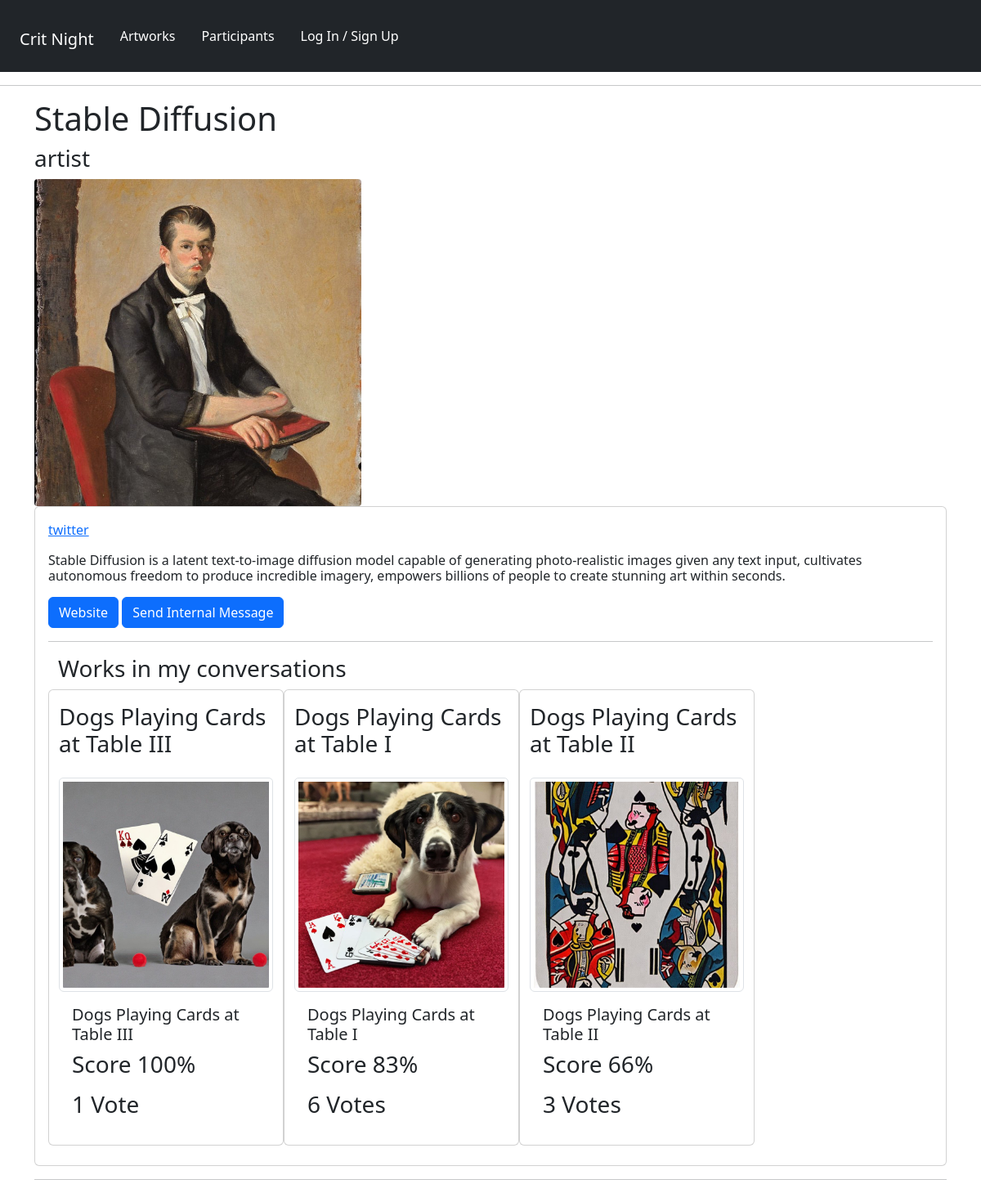
The app's page /panelists/profile/4d67319d-5b20-4e9c-8d3b-825d1b47fc0b/ with its own data.
### panelists/models.py (models this page shows, shortened)
class Profile(models.Model):
    user = models.OneToOneField(User, on_delete=models.CASCADE, null=True, blank=True)
    name = models.CharField(max_length=200, null=True, blank=True)
    ROLE_TYPE = (
        ("moderator", "Moderator"),
        ("artist", "Artist"),
    )
    role = models.CharField(max_length=200, null=True, choices=ROLE_TYPE)
    media = models.CharField(max_length=200, null=True, blank=True)
    email = models.EmailField(max_length=500, null=True, blank=True)
    username = models.CharField(max_length=200, null=True, blank=True)
    pronouns = models.CharField(max_length=200, null=True, blank=True)
    brief_bio = models.TextField(max_length=1500, null=True, blank=True)
    profile_image = models.ImageField(
        null=True,
        blank=True,
        upload_to="profiles/",
        default="profiles/default-profile.png",
    )
    website = models.CharField(max_length=200, null=True, blank=True)
    social_insta = models.CharField(max_length=200, blank=True, null=True)
    social_twitter = models.CharField(max_length=200, blank=True, null=True)
    social_other = models.CharField(max_length=200, blank=True, null=True)
    created = models.DateTimeField(auto_now_add=True)
    id = models.UUIDField(
        default=uuid.uuid4, unique=True, primary_key=True, editable=False
    )

### artworks/models.py (models this page shows, shortened)
class Artwork(models.Model):
    owner = models.ForeignKey(Profile, null=True, blank=True, on_delete=models.CASCADE)
    title = models.CharField(max_length=200, null=True)
    featured_image = models.ImageField(
        null=True, blank=True, default="default_image.jpg"
    )
    description = models.TextField(null=True, blank=True)
    topic = models.TextField(default="I would like feedback on:", null=True, blank=True)
    demo_link = models.CharField(max_length=2000, null=True, blank=True)
    source_link = models.CharField(max_length=2000, null=True, blank=True)
    tags = models.ManyToManyField("Tag", blank=True)
    vote_total = models.IntegerField(default=0, null=True, blank=True)
    vote_ratio = models.IntegerField(default=0, null=True, blank=True)
    created = models.DateTimeField(auto_now_add=True)
    id = models.UUIDField(
        default=uuid.uuid4, unique=True, primary_key=True, editable=False
    )
    class Meta:
        ordering = ["owner", "-vote_ratio", "-vote_total", "title"]

### panelists/views.py (the view)
# urls.py: path("profile/<str:pk>/", views.userProfile, name="user-profile"),
def userProfile(request, pk):
    profile = Profile.objects.get(id=pk)
    context = {"profile": profile}
    return render(request, "panelists/user-profile.html", context)

### panelists/templates/panelists/user-profile.html (shortened to what this page needs)
{% extends 'main.html' %}
{% block content %}
  <div class="container-md">
    <h1>{{profile.name}}</h1>
    <h3>{{profile.role}}</h3>
    <img src="{{ profile.profile_image.url }}" style="max-width: 400px; border-radius: 1%;" class="card-img-top" alt="profile image" />
      <div class="card">
        <div class="card-body">
          {% if profile.social_twitter %}
            <p class="card-text">
              <a class="card-text" href="{{profile.social_twitter}}" target="_blank">twitter</a>
            </p>
          {% endif %}
          {% if profile.brief_bio %}
            <p class="card-text">
                <h6 class="card-text">{{profile.brief_bio}}</h6>
            </p>
          {% endif %}
              <a href="{{profile.website}}" target="_blank" button type="button" class="btn btn-primary">Website</a>
              {% if request.profile.id != profile.id %}
                <a href="{% url 'create-message' profile.id %}" button type="button" class="btn btn-primary">Send Internal Message</button></a>
              <hr>
              {% endif %}
          <div class="container">
            <h3>Works in my conversations<h3>
              <div class="row row-cols-1 row-cols-md-3 g-4">
              {% for artwork in profile.artwork_set.all %}
              <div class="card" style="width: 18rem;">
                        <p class="card-text">
                          <h3>{{artwork.title}}</h3>
                        </p>
                          <img src="{{ artwork.featured_image.url }}" class="card-img-top img-thumbnail"  alt="detail of artwork">
                          <div class="card-body">
                              <h5 class="card-title">{{artwork.title}}</h5>
                          <p class="card-text">Score {{artwork.vote_ratio}}%</p>
                          <p class="card-text">{{artwork.vote_total}} Vote{{artwork.vote_total|pluralize:"s"}}</p>
                      </div>
                  </div>
              {% endfor %}
            </div>
        </div>
    </div>
  </div>
{% endblock %}

### records on screen
Profile: name "Stable Diffusion", role "artist", profile_image (picture), brief_bio "Stable Diffusion is a latent text-to-image diffusion model capable of generating photo-realistic images given any text input, cultivates autonomous freedom to produce incredible imagery, empowers billions of people to create stunning art within seconds."
Artwork: title "Dogs Playing Cards at Table III", featured_image (picture), vote_ratio "100", vote_total "1"
Artwork: title "Dogs Playing Cards at Table I", featured_image (picture), vote_ratio "83", vote_total "6"
Artwork: title "Dogs Playing Cards at Table II", featured_image (picture), vote_ratio "66", vote_total "3"
